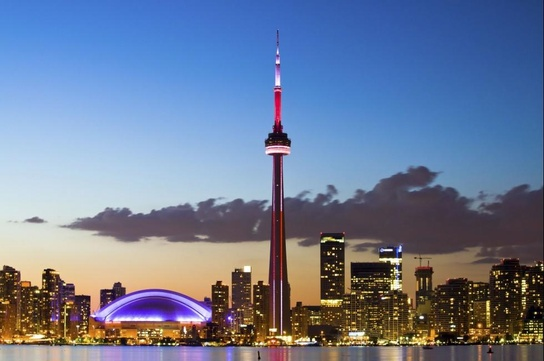
#> input picture CSC420/CSC420/A1/image1.jpg, 544 x 361 px, shrunk from 980 x 650 before the run, found by its file name
$ jupyter execute --allow-errors CSC420A1.ipynb   (shell and % lines are left out)
#> lines starting #> are read from the running program, lines starting #| are printed output that depends on the picture; after the words box and inside, x2 and y2 are one past the last pixel; in counts of white or black regions, pixels touching at a corner belong together
[cell 1]
from google.colab import drive
drive.mount('/content/drive')

[cell 2]
import numpy as np
import matplotlib.pyplot as plt
import cv2
import math
from PIL import Image

[cell 3]
# step 1 - Gaussian Blurring
def gkern(w, l, sig):
    """
    parameters:
    w: width of the filter matrix
    l: length of the filter matrix
    sig: scale
    Return 2D guassian matrix with widthw and length l, scale sig.
    """
    # Return number of l evenly spaced numbers over the ientrval represents w and l in formula
    w = np.linspace(-(w-1), w-1, w)
    l = np.linspace(-(l-1), l-1, l)

    # create saparate filter of w and l
    gauss_w = np.exp(-np.square(w)/ np.square(sig)) * math.sqrt((2*math.pi*np.square(sig)))
    gauss_l = np.exp(-np.square(l)/ np.square(sig)) * math.sqrt((2*math.pi*np.square(sig)))

    # multiply two part together to get gaussian filter
    gauss = np.outer(gauss_w, gauss_l)
    return gauss / np.sum(gauss)

[cell 4]
plt.imshow(gkern(100, 100, 20))

[cell 5]
plt.imshow(gkern(100, 100,30))

[cell 6]
#Step 2: Gradient Magnitude
def sobel_grad(I):
    """
    parameter:
    I: image
    return the gradient magnitude as output using the Sobel operator
    """
    grey_image = cv2.cvtColor(I, cv2.COLOR_BGR2GRAY)
    kernelx = np.array([[-1, 0, 1], [-2, 0, 2], [-1, 0, 1]])
    kernely = np.array([[-1, -2, -1], [0, 0, 0], [1, 2, 1]])
    sobelx = convolve_helper(grey_image, kernelx)
    sobely = convolve_helper(grey_image, kernely)
    grad_mag = (abs(sobelx**1) + abs(sobely**1))**0.5
    return grad_mag

def convolve_helper(image, filter):
    """This function is to do a convolution on the image using filter
    parameter:
    image: a numpy array of image
    filter: a numpy array of filter
    return a numpy array of the same size as image
    """
    # Flip the kernel
    filter2 = np.flipud(np.fliplr(filter))
    # initialize an array with all elements equal zero, same size as image
    output = np.zeros_like(image)

    # Add zero padding to the input image
    image_padded = np.zeros((image.shape[0] + 2, image.shape[1] + 2))
    # copy the image array to the padded array
    image_padded[1:-1, 1:-1] = np.array(image)

    # Loop over every pixel of the image
    for i in range(image.shape[1]):
        for j in range(image.shape[0]):
            output[j, i] = (filter2 * image_padded[j: j+3, i: i+3]).sum()
    return output

[cell 7]
#Step3: Threshold Algorithm
def threshold(grad_mag,img):

    # get the initial threshold
    threshold = 0
    new_threshold = np.sum(grad_mag)/(img.shape[0]*img.shape[1])

    #set the index 0 and categorize the pixels into two classess
    i = 0
    while threshold != new_threshold:
        l_class = []
        u_class = []
        for x in range(img.shape[1]):
            for y in range(img.shape[0]):
                if grad_mag[y, x] < new_threshold:
                    l_class.append(grad_mag[y, x])
                else:
                    u_class.append(grad_mag[y, x])
        # average gradient magnitudes of lower and upper classes
        mL = sum(l_class)/len(l_class)
        mH = sum(u_class)/len(u_class)
        threshold = new_threshold
        new_threshold = (mL + mH)/2
        i += 1
    edge_img = np.empty((img.shape[0], img.shape[1]))
    for x in range(img.shape[1]):
        for y in range(img.shape[0]):
            if grad_mag[y, x] >= new_threshold:
                edge_img[y, x] = 255
            else:
                edge_img[y, x] = 0

    return edge_img

[cell 8]
image1 = cv2.imread("/content/drive/My Drive/image1.jpg")
#> image1 is the input picture: shape (361, 544, 3); mean B, G, R 151.3, 123.8, 109.8
grey_image1 = cv2.cvtColor(image1, cv2.COLOR_BGR2GRAY)
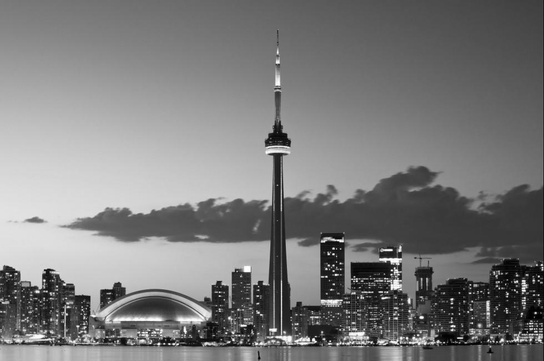
#> grey_image1: shape (361, 544); min 0, max 254, mean 122.8
plt.imshow(grey_image1)

[cell 9]
grad_mag1 = sobel_grad(image1)
#> after the loop in convolve_helper (call 2), `for i in range(image.shape[1]):`:
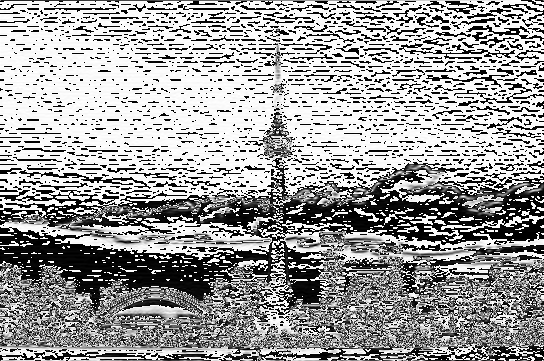
#> output: shape (361, 544); min 0, max 255, mean 157.3
#> in sobel_grad, `grad_mag = (abs(sobelx**1) + abs(sobely**1))**0.5`:
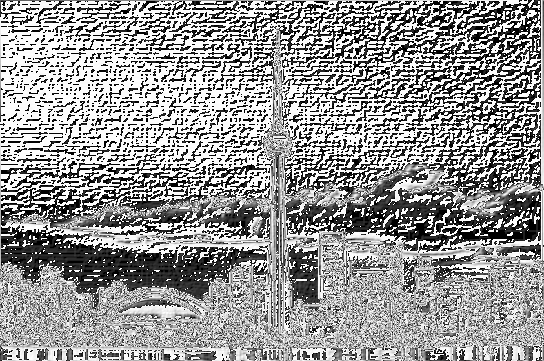
#> grad_mag: shape (361, 544) float64; min 0, max 15.94, mean 9.47; drawn with min black and max white
image_matrix = threshold(grad_mag1, image1)
#> in threshold, `new_threshold = np.sum(grad_mag)/(img.shape[0]*img.shape[1])`: new_threshold = 9.47
#> the loop in threshold, `while threshold != new_threshold:` made 5 passes
#> (mL, mH) on passes 1 to 5: (2.5, 15.01), (2.32, 14.89), (2.29, 14.87), (2.26, 14.85), (2.26, 14.85)
#> after the loop in threshold, `while threshold != new_threshold:`: i = 5
#> after the loop in threshold, `for x in range(img.shape[1]):`:
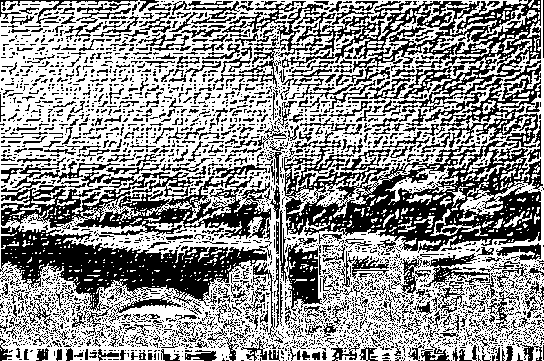
#> edge_img: shape (361, 544) float64; 57.3% white; 3131 black regions (2664 under 20 px), largest, box (x1, y1, x2, y2) and area: (277, 0, 543, 253) 24776, (0, 225, 272, 327) 9413, (1, 161, 271, 239) 8216
plt.imshow(cv2.cvtColor(np.float32(image_matrix), cv2.COLOR_BGR2RGB))
plt.show()

[cell 10]
image2 = cv2.imread("/content/drive/My Drive/image2.jpg")
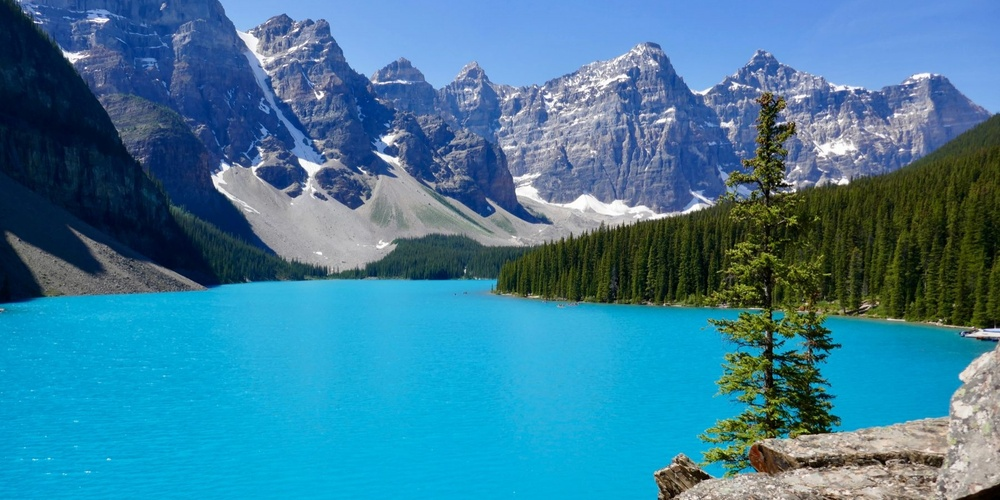
#> input picture CSC420/CSC420/A1/image2.jpg, 1000 x 500 px, shrunk from 1800 x 900 before the run, found by its file name
#> image2 is the input picture: shape (500, 1000, 3); mean B, G, R 153.5, 124.5, 59.5
grey_image2 = cv2.cvtColor(image2, cv2.COLOR_BGR2GRAY)
plt.imshow(grey_image2)

[cell 11]
grad_mag2 = sobel_grad(image2)
#> in convolve_helper (call 3), `image_padded[1:-1, 1:-1] = np.array(image)`:
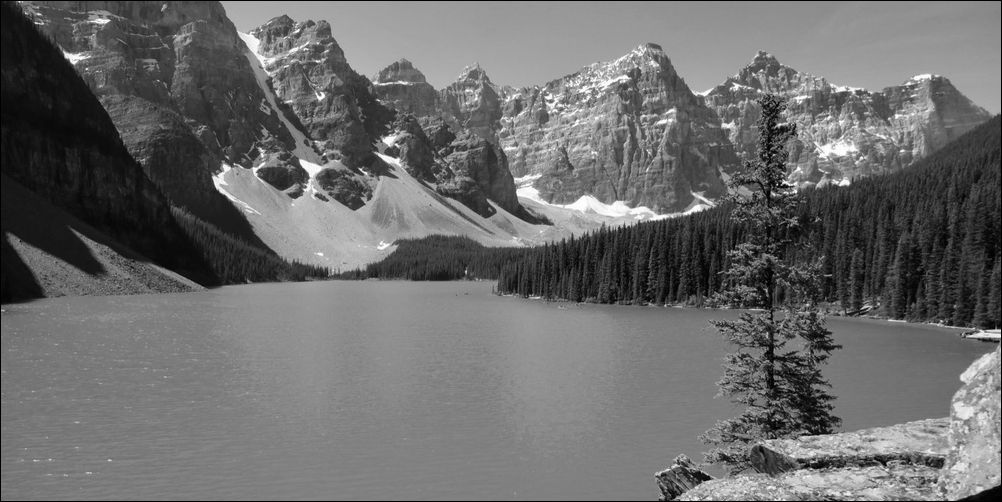
#> image_padded: shape (502, 1002) float64; min 0, max 255, mean 107.7
#> after the loop in convolve_helper (call 3), `for i in range(image.shape[1]):`:
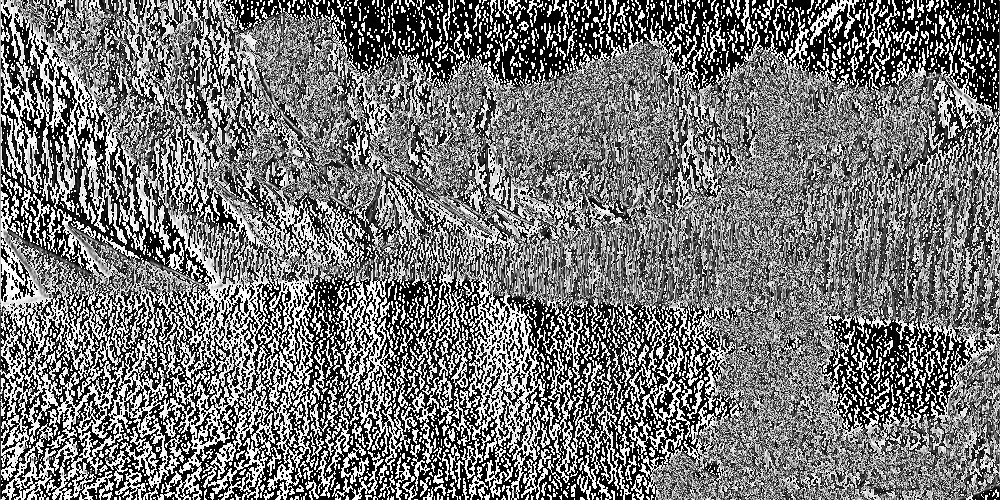
#> output: shape (500, 1000); min 0, max 255, mean 118
#> after the loop in convolve_helper (call 4), `for i in range(image.shape[1]):`:
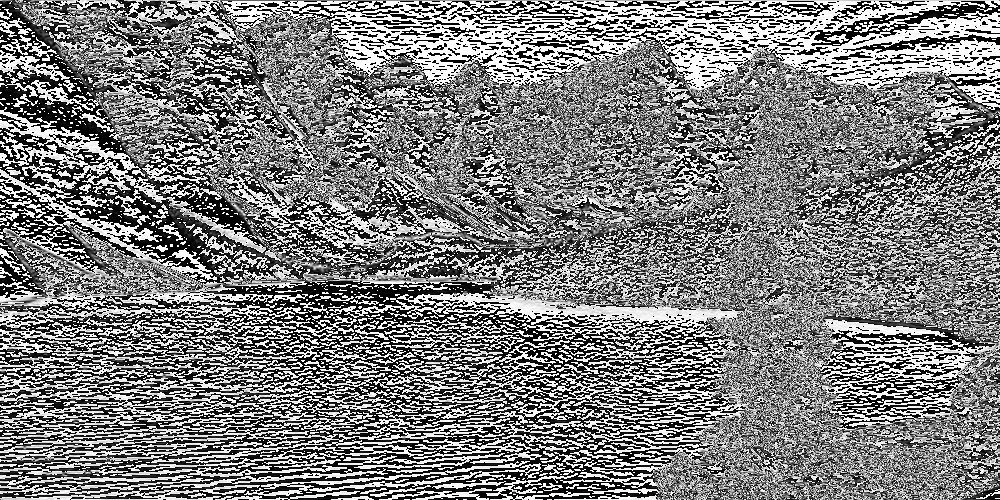
#> output: shape (500, 1000); min 0, max 255, mean 125.2
#> in sobel_grad (call 2), `grad_mag = (abs(sobelx**1) + abs(sobely**1))**0.5`:
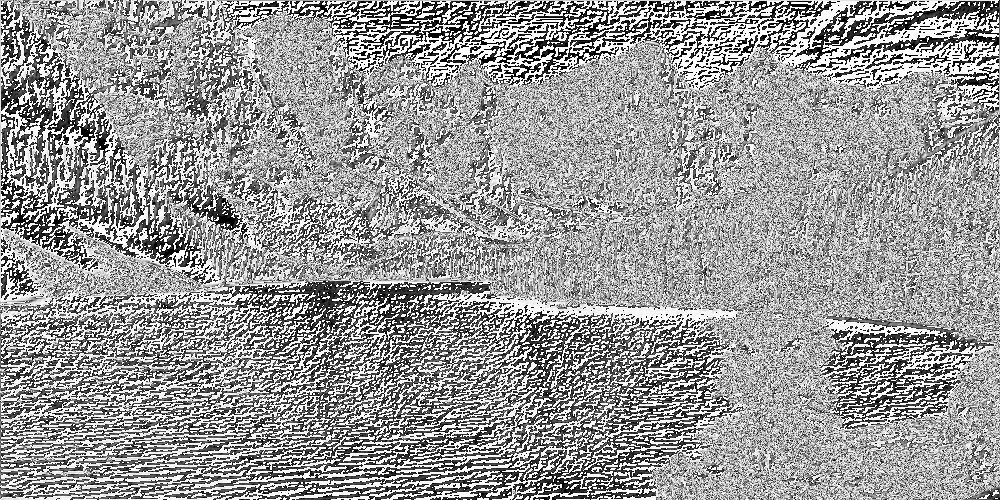
#> grad_mag: shape (500, 1000) float64; min 0, max 15.94, mean 9.56; drawn with min black and max white
image_matrix = threshold(grad_mag2, image2)
#> in threshold (call 2), `new_threshold = np.sum(grad_mag)/(img.shape[0]*img.shape[1])`: new_threshold = 9.56
#> the loop in threshold (call 2), `while threshold != new_threshold:` made 4 passes
#> (mL, mH) on passes 1 to 4: (4.01, 14.44), (3.9, 14.35), (3.86, 14.32), (3.86, 14.32)
#> after the loop in threshold (call 2), `while threshold != new_threshold:`: i = 4
#> after the loop in threshold (call 2), `for x in range(img.shape[1]):`:
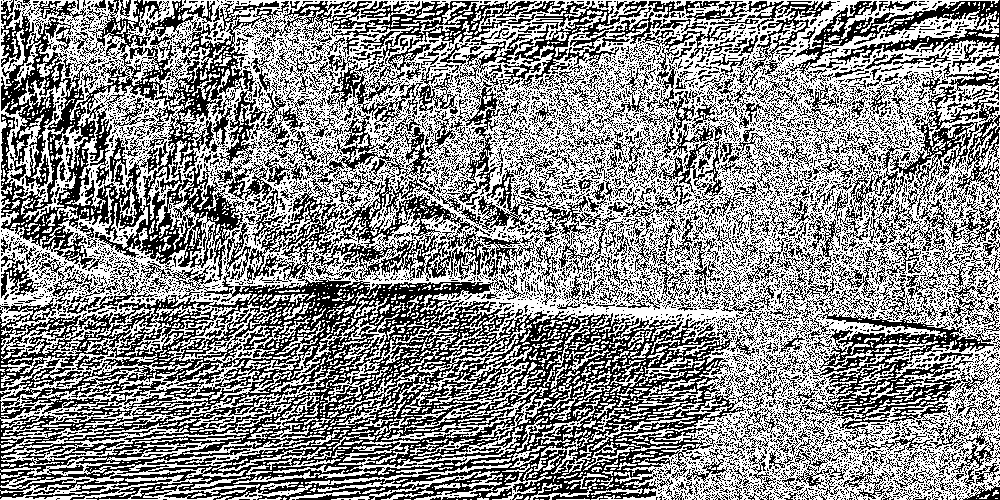
#> edge_img: shape (500, 1000) float64; 54.5% white; black in thin lines or dots
plt.imshow(cv2.cvtColor(np.float32(image_matrix), cv2.COLOR_BGR2RGB))
plt.show()
